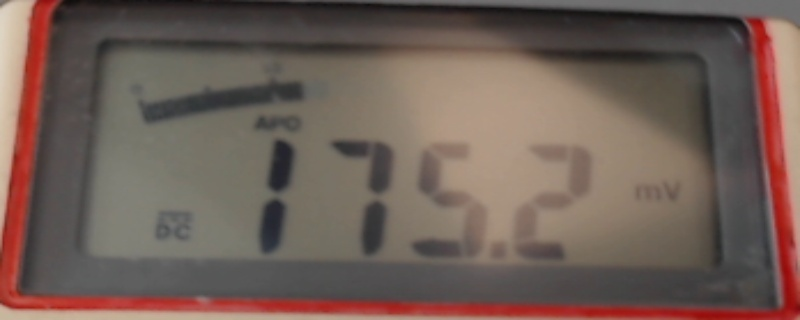
#> input picture captured_images/11:00:14_23.05.2025.jpg, 800 x 320 px, given in place of the camera
$ python main.py
#> lines starting #> are read from the running program, lines starting #| are printed output that depends on the picture; after the words box and inside, x2 and y2 are one past the last pixel; in counts of white or black regions, pixels touching at a corner belong together
#> in read_cam, frame is the input picture: shape (320, 800, 3); mean B, G, R 86.6, 94.8, 113
import cv2
import numpy as np
from datetime import datetime
import os
import pytesseract
import time

def preprocess_display_for_ocr(display):
    """Preprocess the display image for better OCR results"""
    if display is None:
        return None

    # Resize for better OCR
    display = cv2.resize(display, (display.shape[1] * 2, display.shape[0] * 2))

    # Convert to grayscale
    gray = cv2.cvtColor(display, cv2.COLOR_BGR2GRAY)

    # Apply threshold to isolate digits
    _, thresh = cv2.threshold(gray, 100, 255, cv2.THRESH_BINARY_INV)

    # Apply some noise reduction
    kernel = np.ones((2, 2), np.uint8)
    thresh = cv2.morphologyEx(thresh, cv2.MORPH_CLOSE, kernel)

    return thresh

def read_display(preprocessed_img):
    """Read text from preprocessed display image"""
    if preprocessed_img is None:
        return None

    # Configure Tesseract for digits
    custom_config = r'--oem 3 --psm 7 -c tessedit_char_whitelist=0123456789.mVACFΩ'

    # Read display text
    text = pytesseract.image_to_string(preprocessed_img, config=custom_config)

    # Clean up the text
    text = text.strip()

    return text

def extract_measurement(text):
    """Extract numerical measurement and unit from OCR text"""
    if not text:
        return None, None

    # Remove any unwanted characters
    cleaned = ''.join(c for c in text if c.isdigit() or c in '.-mVACFΩ')

    # Extract number and unit
    number = ''
    unit = ''
    for c in cleaned:
        if c.isdigit() or c in '.-':
            number += c
        else:
            unit += c

    try:
        value = float(number)
        return value, unit
    except ValueError:
        return None, None

def extract_and_warp_u_shape():
    image = cv2.imread('sample/image.jpg')

    hsv = cv2.cvtColor(image, cv2.COLOR_BGR2HSV)
#> hsv: shape (320, 800, 3); mean H, S, V 29, 50.6, 113.1

    # Define the red color range in HSV (adjust these values according to your image)
    lower_red = np.array([0, 100, 50])
    upper_red = np.array([10, 255, 255])

    # Threshold the image to get only red pixels
    mask = cv2.inRange(hsv, lower_red, upper_red)
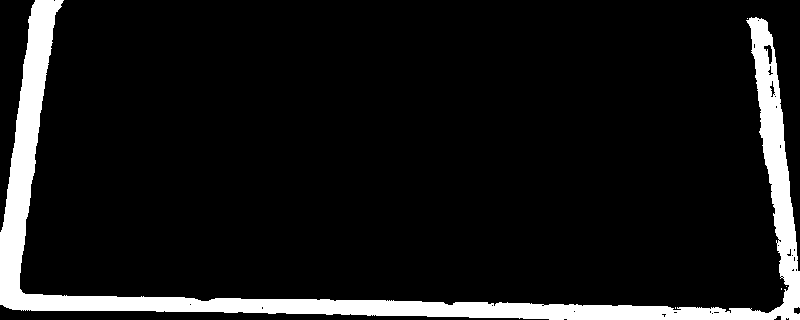
#> mask: shape (320, 800); 9.4% white; 5 white regions (4 under 20 px)

    # Find contours in the binary image
    contours, _ = cv2.findContours(mask, cv2.RETR_EXTERNAL, cv2.CHAIN_APPROX_SIMPLE)
#> contours = 5 contours, 4 with area under 20; largest, box (x1, y1, x2, y2) and area: (0, 0, 800, 320) 22738

    # Find the U-shape contour
    u_shape_contour = None
    for contour in contours:
        if len(contour) > 10:  # Filter out small noise
            u_shape_contour = contour
            break
#> this loop made 5 passes
#> contour on passes 1 to 4: [[675, 307], [675, 308]], [[781, 288], [781, 289]], [[786, 286]], [[747, 18]]

    # If no suitable contour found, return None
    if u_shape_contour is None:
        return None

    # Approximate the contour to get four points
    epsilon = 0.02 * cv2.arcLength(u_shape_contour, True)
#> epsilon = 60.61
    approx_contour = cv2.approxPolyDP(u_shape_contour, epsilon, True)
#> approx_contour = [[32, 5], [6, 307], [799, 319], [756, 17], [768, 313], [25, 294]]

    # Ensure we only have four points (corners of the U-shape)
    if len(approx_contour) > 4:
        # If more than four points are detected, simplify further
        epsilon = max(0.001 * cv2.arcLength(approx_contour, True), 5)  # Example adjustment
#> epsilon = 5
        approx_contour = cv2.approxPolyDP(u_shape_contour, epsilon, True)
#> approx_contour = contour of 20 points, box (x1, y1, x2, y2) (0, 0, 800, 320), area 19106

    # Extract up to four corner points
    points = [[0, 0], [0, 0], [0, 0], [0, 0]]
    i = 0
    for point in approx_contour:
        x, y = point[0]
        points[i] = [x, y]
        cv2.circle(image, (x, y), 3, (255, 0, 0), -1)
        i += 1
        if i >= 4:
            break
#> this loop made 4 passes
#> (x, y) on passes 1 to 4: (32, 5), (0, 232), (0, 304), (799, 319)
#> image: shape (320, 800, 3); mean B, G, R 86.6, 94.8, 113
#> after the loop, i = 4; points = [[32, 5], [0, 232], [0, 304], [799, 319]]

    # If we didn't get 4 points, return None
    if i < 4:
        return None

    cv2.imshow('indicator', image)

    # Perform perspective transform
    pts1 = np.float32(points)
#> pts1 = [[32, 5], [0, 232], [0, 304], [799, 319]]
    pts2 = np.float32([[0,0],[0,320],[800,320],[800,0]])
    M = cv2.getPerspectiveTransform(pts1, pts2)
#> M = [[3036.8, 428.1, -99319.3], [-16.17, 39.5, 320], [3.8, 0.123, 1]]
    dst = cv2.warpPerspective(image, M, (800, 320))
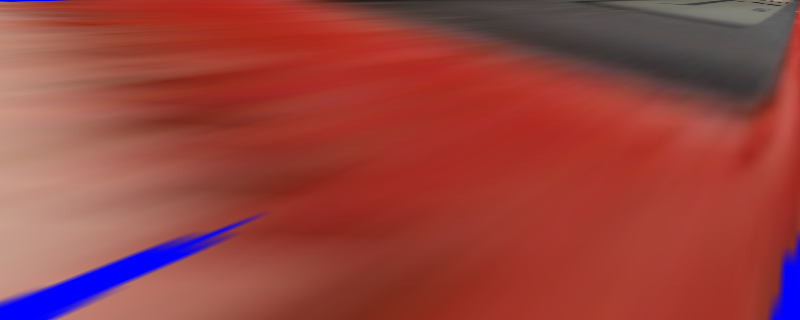
#> dst: shape (320, 800, 3); mean B, G, R 63.3, 67, 150.9

    return dst

class Cam:
    def __init__(self, cap):
        self.cap = cap
        os.makedirs("captured_images", exist_ok=True)
        os.makedirs("sample", exist_ok=True)

    def read_cam(self):
        ret, frame = self.cap.read()
        if ret:
            cv2.imwrite("sample/image.jpg", frame)
            return frame


# ---------- main ----------
if __name__ == "__main__":
    cap = cv2.VideoCapture(2)
    cam = Cam(cap)

    while cap.isOpened:
        cam.read_cam()
        result = extract_and_warp_u_shape()
        prep = preprocess_display_for_ocr(result)
#> in preprocess_display_for_ocr, `gray = cv2.cvtColor(display, cv2.COLOR_BGR2GRAY)`:
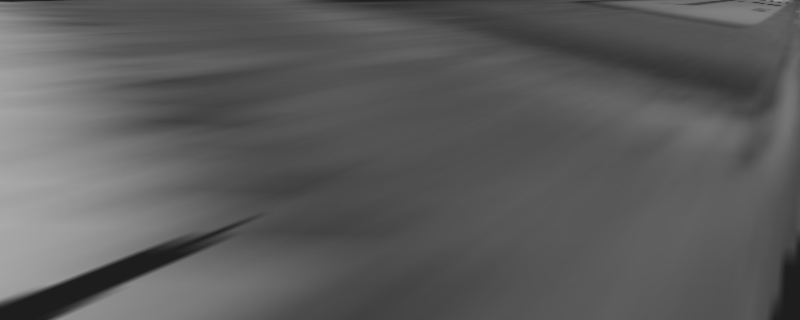
#> gray: shape (640, 1600) (shown at 1/2 size); min 29, max 170, mean 91.7
#> in preprocess_display_for_ocr, `_, thresh = cv2.threshold(gray, 100, 255, cv2.THRESH_BINARY_INV)`:
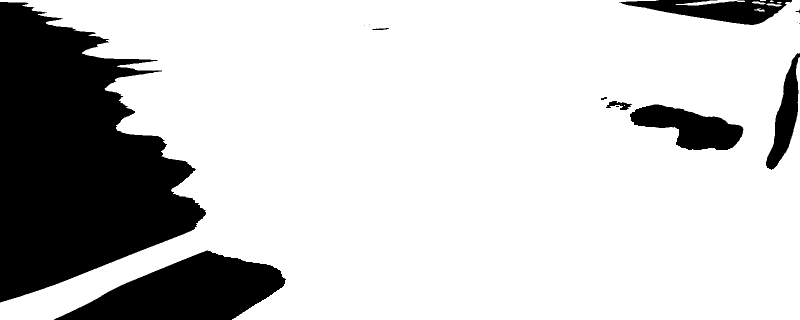
#> thresh: shape (640, 1600) (shown at 1/2 size); 78.7% white; 14 black regions (5 under 20 px), largest, box (x1, y1, x2, y2) and area: (0, 4, 412, 605) 152861, (108, 501, 572, 640) 37206, (1260, 209, 1487, 300) 11637
#> in preprocess_display_for_ocr, `thresh = cv2.morphologyEx(thresh, cv2.MORPH_CLOSE, kernel)`:
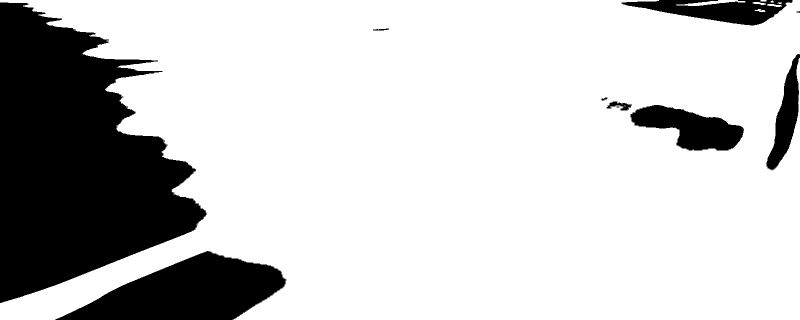
#> thresh: shape (640, 1600) (shown at 1/2 size); 78.7% white; 10 black regions (2 under 20 px), largest, box (x1, y1, x2, y2) and area: (0, 5, 413, 606) 153438, (110, 502, 573, 640) 36850, (1261, 210, 1488, 301) 11635
#> (the run stopped early here; a loop or call above may not have finished)

$ run again, on captured_images/11:02:44_23.05.2025.jpg
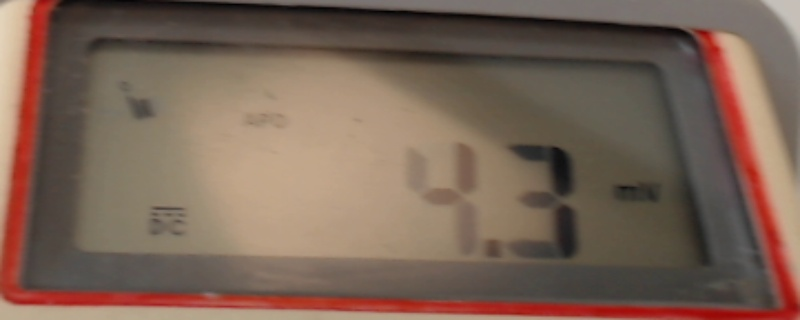
#> input picture captured_images/11:02:44_23.05.2025.jpg, 800 x 320 px, given in place of the camera
#> in read_cam, frame is the input picture: shape (320, 800, 3); mean B, G, R 85.9, 99.9, 122.6
#> hsv: shape (320, 800, 3); mean H, S, V 16.3, 69.9, 122.6
#> in extract_and_warp_u_shape, `mask = cv2.inRange(hsv, lower_red, upper_red)`:
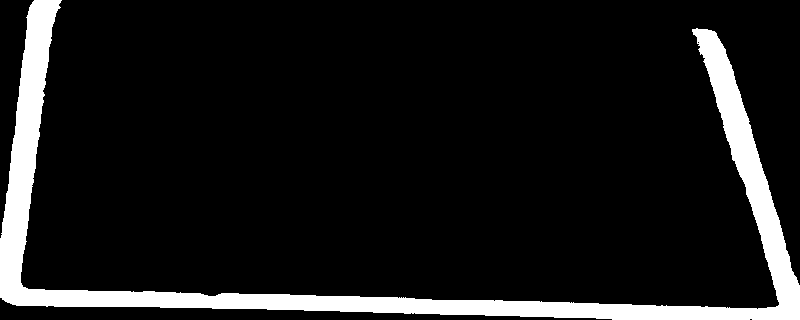
#> mask: shape (320, 800); 10.2% white; 1 white region
#> contours = 1 contour; box (x1, y1, x2, y2) and area: (0, 0, 800, 320) 24848
#> the loop in extract_and_warp_u_shape, `for contour in contours:` made 1 pass
#> in extract_and_warp_u_shape, `epsilon = 0.02 * cv2.arcLength(u_shape_contour, True)`: epsilon = 58.36
#> in extract_and_warp_u_shape, `approx_contour = cv2.approxPolyDP(u_shape_contour, epsilon, True)`: approx_contour = [[29, 7], [7, 302], [799, 319], [697, 28], [775, 307], [23, 287]]
#> in extract_and_warp_u_shape, `epsilon = max(0.001 * cv2.arcLength(approx_contour, True), 5)`: epsilon = 5
#> in extract_and_warp_u_shape, `approx_contour = cv2.approxPolyDP(u_shape_contour, epsilon, True)`: approx_contour = contour of 15 points, box (x1, y1, x2, y2) (0, 0, 800, 320), area 25103
#> the loop in extract_and_warp_u_shape, `for point in approx_contour:` made 4 passes
#> (x, y) on passes 1 to 4: (29, 7), (0, 238), (0, 297), (7, 302)
#> after the loop in extract_and_warp_u_shape, `for point in approx_contour:`: i = 4; points = [[29, 7], [0, 238], [0, 297], [7, 302]]
#> M = [[26.97, 3.39, -805.9], [-10.84, -0.808, 320], [0.0385, -0.00253, 1]]
#> in preprocess_display_for_ocr, `thresh = cv2.morphologyEx(thresh, cv2.MORPH_CLOSE, kernel)`:
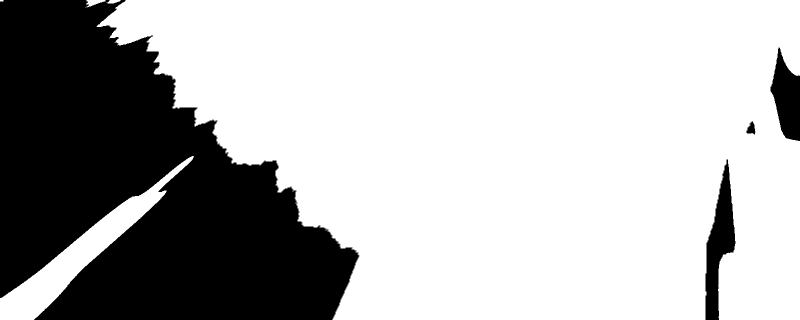
#> thresh: shape (640, 1600) (shown at 1/2 size); 70.2% white; 4 black regions, box (x1, y1, x2, y2) and area: (0, 0, 719, 640) 288549, (1411, 319, 1471, 640) 9417, (1541, 95, 1600, 282) 6966, (1493, 243, 1511, 269) 289

$ run again, on captured_images/11:03:11_23.05.2025.jpg
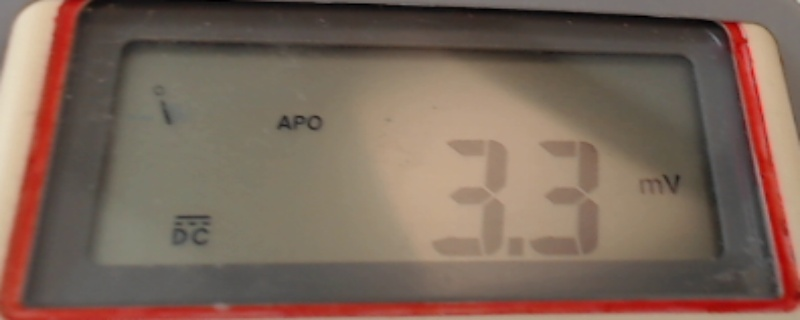
#> input picture captured_images/11:03:11_23.05.2025.jpg, 800 x 320 px, given in place of the camera
#> in read_cam, frame is the input picture: shape (320, 800, 3); mean B, G, R 90, 103.3, 124.4
#> hsv: shape (320, 800, 3); mean H, S, V 18.2, 63.8, 124.4
#> in extract_and_warp_u_shape, `mask = cv2.inRange(hsv, lower_red, upper_red)`:
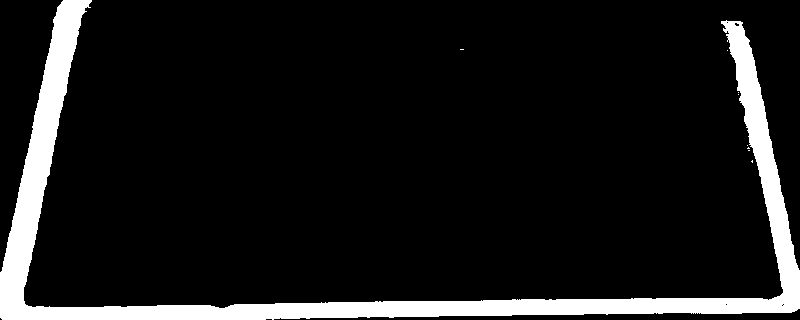
#> mask: shape (320, 800); 10% white; 9 white regions (8 under 20 px)
#> contours = 9 contours, 8 with area under 20; largest, box (x1, y1, x2, y2) and area: (0, 0, 800, 320) 24212
#> the loop in extract_and_warp_u_shape, `for contour in contours:` made 9 passes
#> contour on passes 1 to 8: [[752, 160], [751, 161], [752, 162]], [[748, 150], [749, 150]], [[748, 147], [747, 148], [749, 148]], [[747, 145]], [[738, 94]], [[738, 92]], [[727, 50]], [[460, 49], [463, 49]]
#> in extract_and_warp_u_shape, `epsilon = 0.02 * cv2.arcLength(u_shape_contour, True)`: epsilon = 59.56
#> in extract_and_warp_u_shape, `approx_contour = cv2.approxPolyDP(u_shape_contour, epsilon, True)`: approx_contour = [[57, 7], [2, 319], [799, 308], [726, 20], [779, 296], [28, 306]]
#> in extract_and_warp_u_shape, `epsilon = max(0.001 * cv2.arcLength(approx_contour, True), 5)`: epsilon = 5
#> in extract_and_warp_u_shape, `approx_contour = cv2.approxPolyDP(u_shape_contour, epsilon, True)`: approx_contour = contour of 15 points, box (x1, y1, x2, y2) (0, 0, 800, 320), area 22667
#> the loop in extract_and_warp_u_shape, `for point in approx_contour:` made 4 passes
#> after the loop in extract_and_warp_u_shape, `for point in approx_contour:`: i = 4; points = [[57, 7], [0, 272], [2, 319], [799, 308]]
#> M = [[65.08, 14, -3807.4], [-0.382, 0.943, 15.2], [0.0811, -0.000555, 1]]
#> in preprocess_display_for_ocr, `thresh = cv2.morphologyEx(thresh, cv2.MORPH_CLOSE, kernel)`:
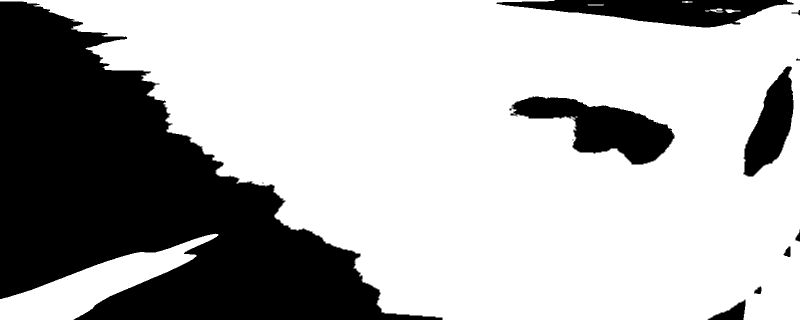
#> thresh: shape (640, 1600) (shown at 1/2 size); 69.2% white; 12 black regions (2 under 20 px), largest, box (x1, y1, x2, y2) and area: (0, 3, 885, 640) 262456, (1019, 193, 1350, 329) 21492, (993, 0, 1587, 55) 18064
